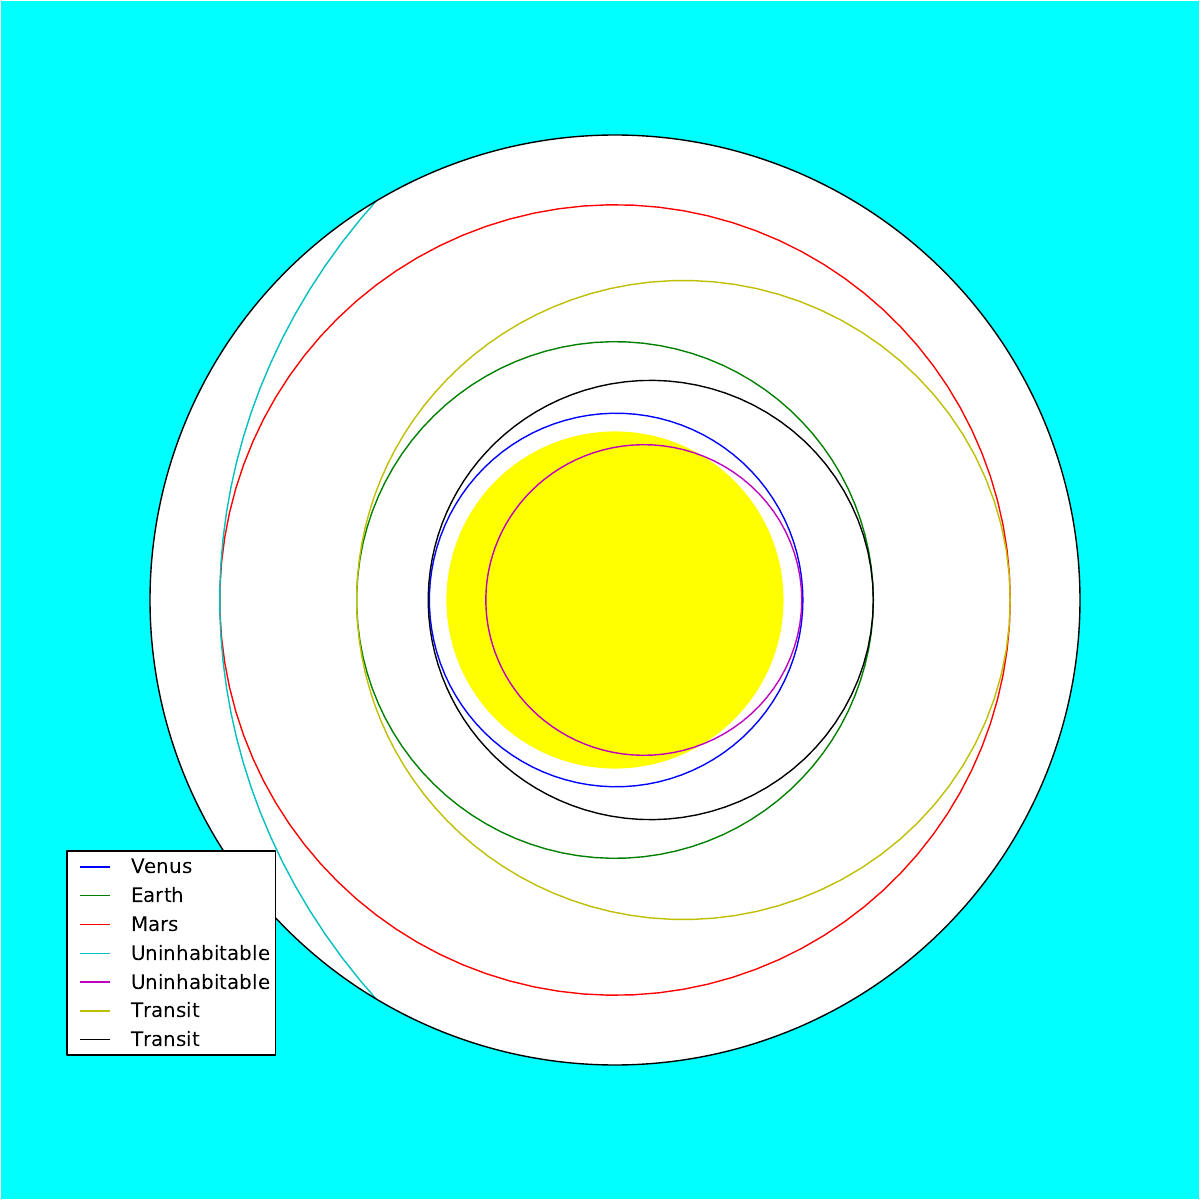

Write the Python code that produced this figure.
from pylab import show, polar, figure, gca, NullLocator, legend, savefig
from matplotlib.patches import Circle
from numpy import cos, linspace, pi,ones

#params = [ [0.723, 0.006], # Venus
#           [1.530, 0.093], # Mars
#           [1.000, 0.016]  # Earth
#         ]

params = [ [0.723, 0.006, "Venus"],
           [1.000, 0.0,   "Earth"],
           [1.530, 0.0,   "Mars"],
         ]

def mktransit(a0,a1):
    m,M = min(a0,a1), max(a0,a1)
    return [ (a0+a1)/2., (1.-m/M) / (1.+m/M) ]

params.append(mktransit(params[2][0], 4.0)          + ['Uninhabitable'])
params.append(mktransit(params[0][0], 0.5)          + ['Uninhabitable'])
params.append(mktransit(params[1][0], params[2][0]) + ['Transit'])
params.append(mktransit(params[1][0], params[0][0]) + ['Transit'])

figure(figsize=(12,12), facecolor='cyan', edgecolor='green')

for a,e,label in params:
    theta = linspace(0,2*pi, 100)
    r = a * (1-e**2) / (1 - e*cos(theta))
    polar(theta, r, label=label)

gca().fill_between(linspace(0.0, 2*pi,100), 0.65*ones(100), color='yellow')

gca().xaxis.set_major_locator(NullLocator())
gca().yaxis.set_major_locator(NullLocator())
#gca().set_ylim(0,1.8)
legend(loc='lower left', bbox_to_anchor = (-0.1, -0.0))

savefig('orbits-big.pdf', facecolor='cyan')

show()

